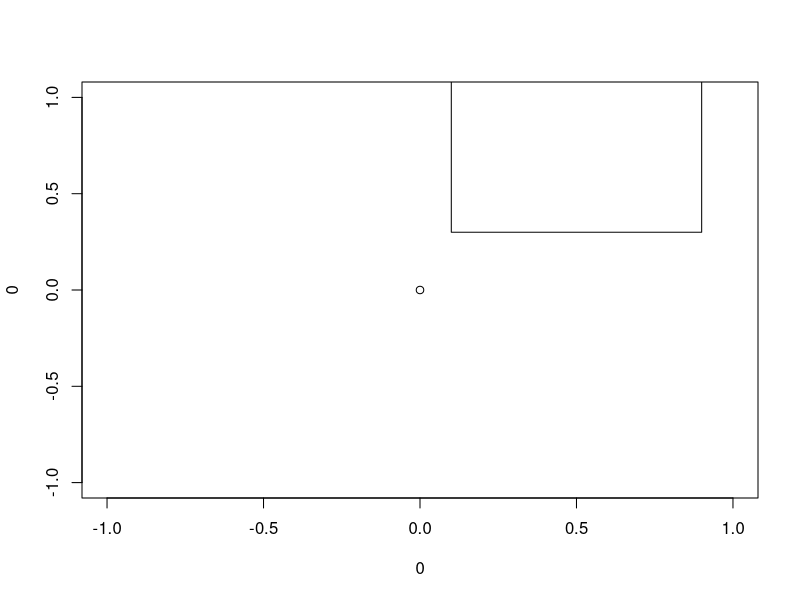
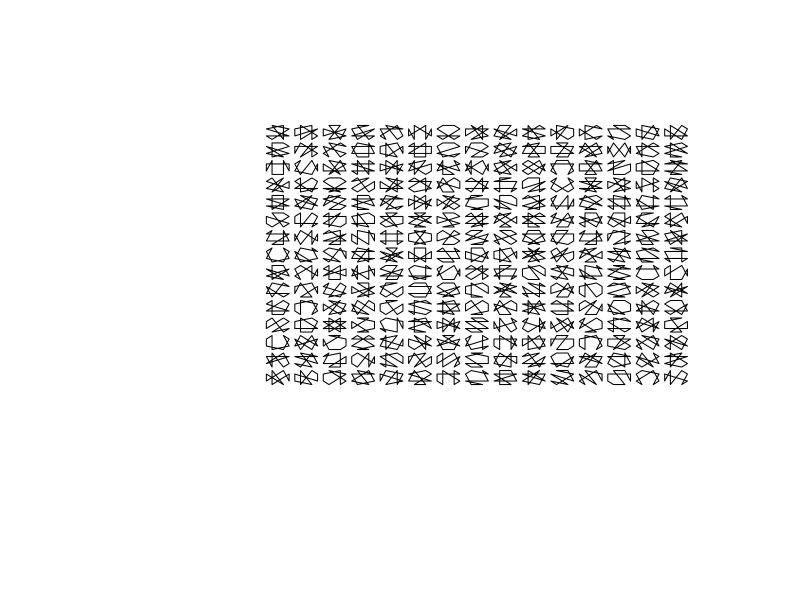
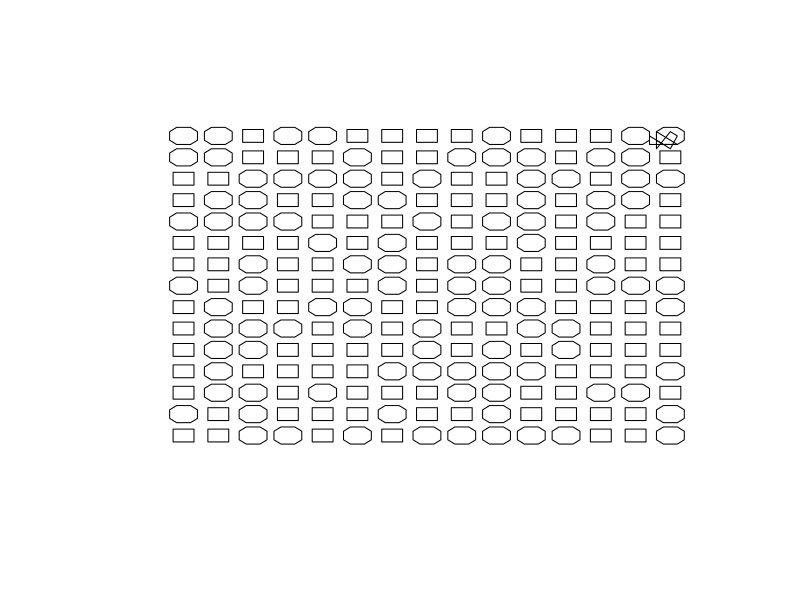

Recreate these plots in R, in order.


squFunc <- function(Xcenter = 0,Ycenter = 0,wi = 0.4,he = 0.4){
  oct <- rbind(
      c(Xcenter+wi,Ycenter+he),
      c(Xcenter+wi,Ycenter-he),
      c(Xcenter-wi,Ycenter-he),
      c(Xcenter-wi,Ycenter+he))
  }
      

plot(0, 0)
newSq <- squFunc(0.5,0.7)
polygon(newSq[,1],newSq[,2])


octaFunc <- function(Xcenter = 0,Ycenter = 0,wi = 0.4,he = 0.4){
  oct <- rbind(
        c(Xcenter+(wi/2),Ycenter+he),
        c(Xcenter+wi,Ycenter+(he/2)),
        c(Xcenter+wi,Ycenter-(he/2)),
        c(Xcenter+(wi/2),Ycenter-he),
        c(Xcenter-(wi/2),Ycenter-he),
        c(Xcenter-wi,Ycenter-(he/2)),
        c(Xcenter-wi,Ycenter+(he/2)),
        c(Xcenter-(wi/2),Ycenter+he))
  return (oct)
  }



plot(0, 0,
     xlim=c(-5,17),
     ylim=c(-5,17),
     col = "white", xlab = "", ylab = "", axes=F)
for (p in seq(1,15)){
  for (q in seq(1,15)) {
    oct <- octaFunc(p,q)
    oct <- oct[sample(nrow(oct)),]
    polygon(oct[,1],oct[,2])
}}


plot(0, 0,
     xlim=c(-1,17),
     ylim=c(-1,17),
     col = "white", xlab = "", ylab = "", axes=F)
for (p in seq(1,15)){
  for (q in seq(1,15)) {
    
    dec <- sample(1:2,1)
     ifelse(dec == 1, shape <- squFunc(p,q,0.3,0.3),
                              shape <- octaFunc(p,q))
    shuf <- sample(c(T,F),1)
    print(shuf)
    ifelse(shuf == T, shape[sample(nrow(shape)),],shape)
    
    polygon(shape[,1]+.2,shape[,2]+.2)
  }}






polygon(oct[,1],oct[,2])
